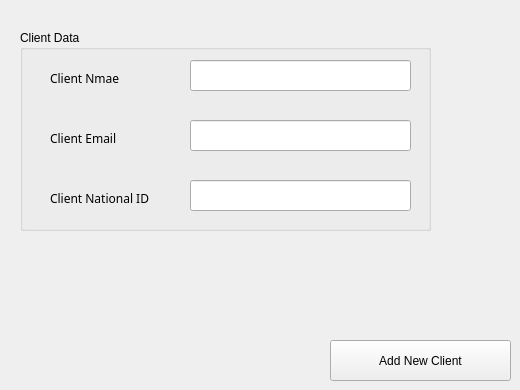
      <widget class="QWidget" name="tab_13">
       <attribute name="title">
        <string>Add New Client</string>
       </attribute>
       <widget class="QPushButton" name="pushButton_add_new_client">
        <property name="geometry">
         <rect>
          <x>330</x>
          <y>340</y>
          <width>181</width>
          <height>41</height>
         </rect>
        </property>
        <property name="text">
         <string>Add New Client</string>
        </property>
       </widget>
       <widget class="QGroupBox" name="groupBox_6">
        <property name="geometry">
         <rect>
          <x>20</x>
          <y>30</y>
          <width>411</width>
          <height>201</height>
         </rect>
        </property>
        <property name="title">
         <string>Client Data </string>
        </property>
        <widget class="QLabel" name="label_48">
         <property name="geometry">
          <rect>
           <x>30</x>
           <y>100</y>
           <width>101</width>
           <height>16</height>
          </rect>
         </property>
         <property name="font">
          <font>
           <family>Abyssinica SIL</family>
          </font>
         </property>
         <property name="text">
          <string>Client Email</string>
         </property>
        </widget>
        <widget class="QLineEdit" name="lineEdit_add_new_client_id">
         <property name="geometry">
          <rect>
           <x>170</x>
           <y>150</y>
           <width>221</width>
           <height>31</height>
          </rect>
         </property>
        </widget>
        <widget class="QLineEdit" name="lineEdit_add_new_client_name">
         <property name="geometry">
          <rect>
           <x>170</x>
           <y>30</y>
           <width>221</width>
           <height>31</height>
          </rect>
         </property>
        </widget>
        <widget class="QLabel" name="label_49">
         <property name="geometry">
          <rect>
           <x>30</x>
           <y>40</y>
           <width>111</width>
           <height>16</height>
          </rect>
         </property>
         <property name="font">
          <font>
           <family>Abyssinica SIL</family>
          </font>
         </property>
         <property name="text">
          <string>Client Nmae</string>
         </property>
        </widget>
        <widget class="QLineEdit" name="lineEdit_add_new_client_email">
         <property name="geometry">
          <rect>
           <x>170</x>
           <y>90</y>
           <width>221</width>
           <height>31</height>
          </rect>
         </property>
        </widget>
        <widget class="QLabel" name="label_50">
         <property name="geometry">
          <rect>
           <x>30</x>
           <y>160</y>
           <width>131</width>
           <height>16</height>
          </rect>
         </property>
         <property name="font">
          <font>
           <family>Abyssinica SIL</family>
          </font>
         </property>
         <property name="text">
          <string>Client National ID</string>
         </property>
        </widget>
       </widget>
      </widget>
